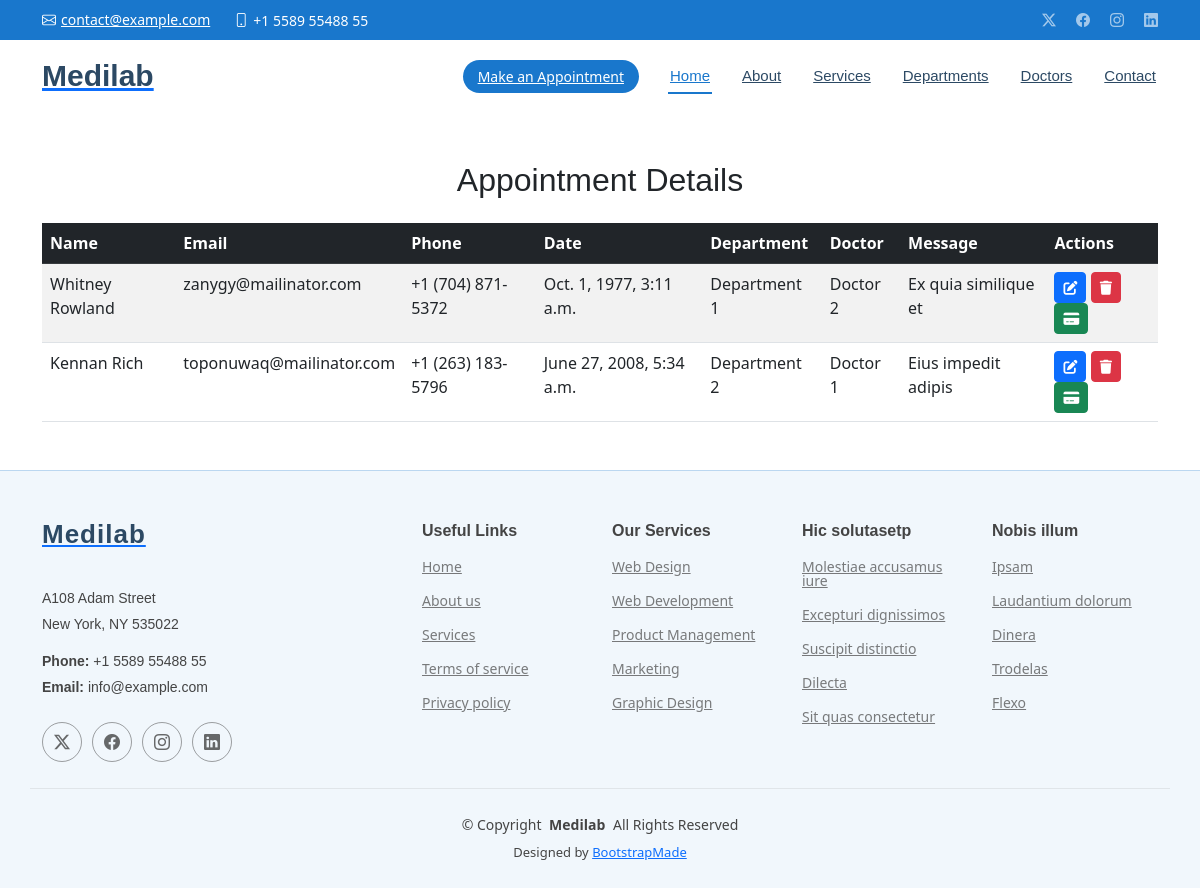
/view-appointments/, run on an earlier commit of the app's database.
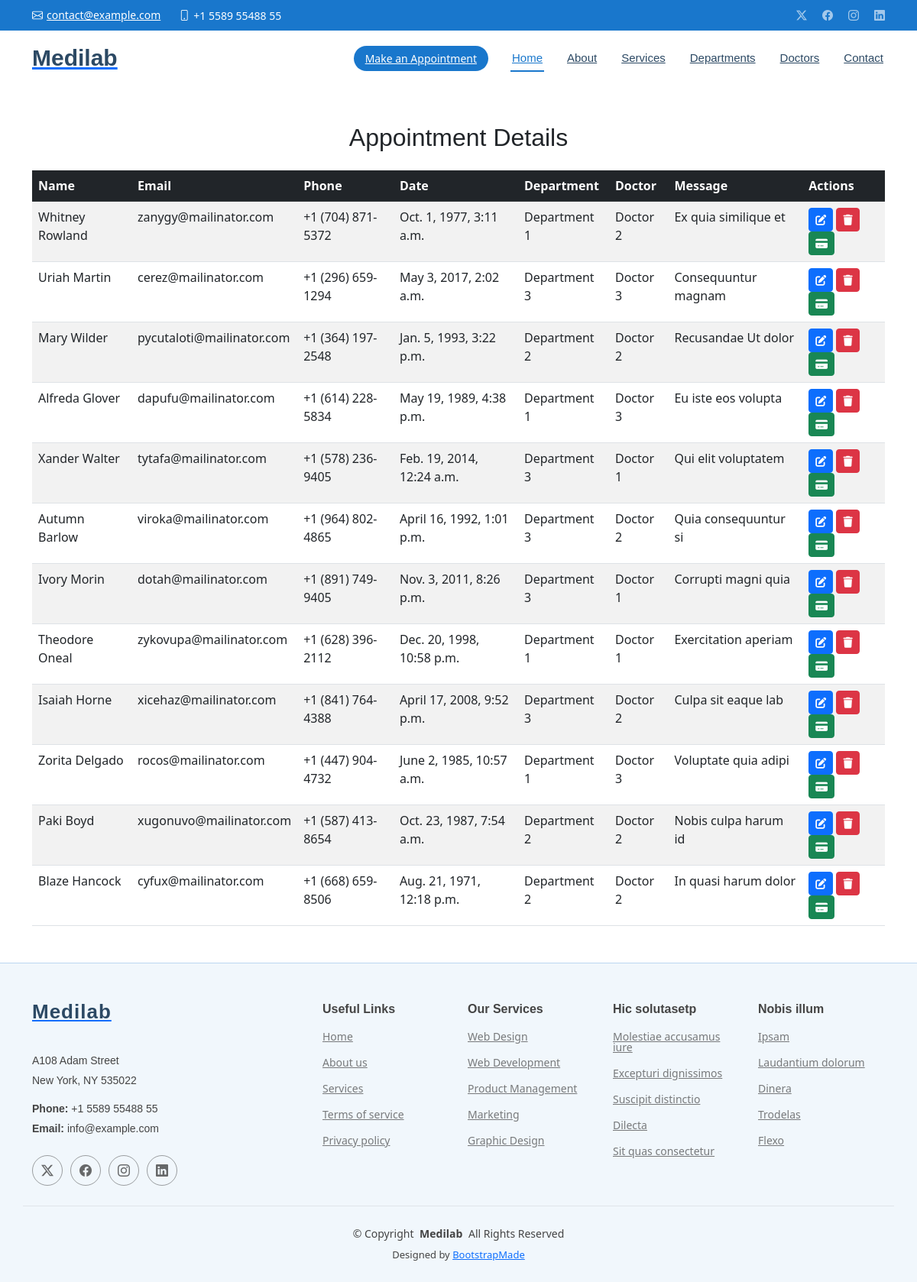
And on a later commit of the database.
### medilabApp/models.py (models this page shows, shortened)
class Appointment(models.Model):
    name = models.CharField(max_length=100)
    email = models.EmailField()
    phone = models.CharField(max_length=15)
    date = models.DateTimeField()  # Ensure this field is either naive or aware, depending on your setting.
    department = models.CharField(max_length=100)
    doctor = models.CharField(max_length=100)
    message = models.TextField()

### medilabApp/views.py (the view)
# urls.py: path('view-appointments/', views.view_appointment, name='view-appointments'),
def view_appointment(request):
    all_appointment = Appointment.objects.all()
    return render(request, 'view-appointments.html', {'all_appointment': all_appointment})

### templates/view-appointments.html (shortened to what this page needs)
{% extends 'starter-page.html' %}
{% load static %}
{% block body %}
<!doctype html>
<html lang="en">
<head>
    <link href="https://cdn.jsdelivr.net/npm/bootstrap@5.3.0/dist/css/bootstrap.min.css" rel="stylesheet">
    <link href="https://cdnjs.cloudflare.com/ajax/libs/font-awesome/6.0.0-beta3/css/all.min.css" rel="stylesheet">
</head>
<body>
<div class="container my-5">
    <h2 class="text-center mb-4">Appointment Details</h2>
    <table class="table table-striped">
        <thead class="table-dark">
            <tr>
                <th>Name</th>
                <th>Email</th>
                <th>Phone</th>
                <th>Date</th>
                <th>Department</th>
                <th>Doctor</th>
                <th>Message</th>
                <th>Actions</th>
            </tr>
        </thead>
        <tbody>
            {% for appointment in all_appointment %}
            <tr>
                <td>{{ appointment.name }}</td>
                <td>{{ appointment.email }}</td>
                <td>{{ appointment.phone }}</td>
                <td>{{ appointment.date }}</td>
                <td>{{ appointment.department }}</td>
                <td>{{ appointment.doctor }}</td>
                <td>{{ appointment.message }}</td>
                <td>
                    <a href="{% url 'edit_appointment' appointment.id %}" class="btn btn-primary btn-sm" title="Edit">
                        <i class="fas fa-edit"></i>
                    </a>
                    <a href="/delete/{{ appointment.id }}"
                       class="btn btn-danger btn-sm"
                       title="Delete"
                       onclick="confirmDelete(event, {{ appointment.id }})">
                        <i class="fas fa-trash"></i>
                    </a>
                    <a href="#" class="btn btn-success btn-sm" title="Pay">
                        <i class="fas fa-credit-card"></i>
                    </a>
                </td>
            </tr>
            {% endfor %}
        </tbody>
    </table>
</div>
</body>
</html>
{% endblock %}

What changed in the data, as far as the page shows it:
removed Appointment: name "Kennan Rich", email "toponuwaq@mailinator.com", phone "+1 (263) 183-5796", date "June 27, 2008, 5:34 a.m.", department "Department 2", doctor "Doctor 1", message "Eius impedit adipis"
added Appointment: name "Uriah Martin", email "cerez@mailinator.com", phone "+1 (296) 659-1294", date "May 3, 2017, 2:02 a.m.", department "Department 3", doctor "Doctor 3", message "Consequuntur magnam"
added Appointment: name "Mary Wilder", email "pycutaloti@mailinator.com", phone "+1 (364) 197-2548", date "Jan. 5, 1993, 3:22 p.m.", department "Department 2", doctor "Doctor 2", message "Recusandae Ut dolor"
added Appointment: name "Alfreda Glover", email "dapufu@mailinator.com", phone "+1 (614) 228-5834", date "May 19, 1989, 4:38 p.m.", department "Department 1", doctor "Doctor 3", message "Eu iste eos volupta"
added Appointment: name "Xander Walter", email "tytafa@mailinator.com", phone "+1 (578) 236-9405", date "Feb. 19, 2014, 12:24 a.m.", department "Department 3", doctor "Doctor 1", message "Qui elit voluptatem"
added Appointment: name "Autumn Barlow", email "viroka@mailinator.com", phone "+1 (964) 802-4865", date "April 16, 1992, 1:01 p.m.", department "Department 3", doctor "Doctor 2", message "Quia consequuntur si"
added Appointment: name "Ivory Morin", email "dotah@mailinator.com", phone "+1 (891) 749-9405", date "Nov. 3, 2011, 8:26 p.m.", department "Department 3", doctor "Doctor 1", message "Corrupti magni quia"
added Appointment: name "Theodore Oneal", email "zykovupa@mailinator.com", phone "+1 (628) 396-2112", date "Dec. 20, 1998, 10:58 p.m.", department "Department 1", doctor "Doctor 1", message "Exercitation aperiam"
added Appointment: name "Isaiah Horne", email "xicehaz@mailinator.com", phone "+1 (841) 764-4388", date "April 17, 2008, 9:52 p.m.", department "Department 3", doctor "Doctor 2", message "Culpa sit eaque lab"
added Appointment: name "Zorita Delgado", email "rocos@mailinator.com", phone "+1 (447) 904-4732", date "June 2, 1985, 10:57 a.m.", department "Department 1", doctor "Doctor 3", message "Voluptate quia adipi"
added Appointment: name "Paki Boyd", email "xugonuvo@mailinator.com", phone "+1 (587) 413-8654", date "Oct. 23, 1987, 7:54 a.m.", department "Department 2", doctor "Doctor 2", message "Nobis culpa harum id"
added Appointment: name "Blaze Hancock", email "cyfux@mailinator.com", phone "+1 (668) 659-8506", date "Aug. 21, 1971, 12:18 p.m.", department "Department 2", doctor "Doctor 2", message "In quasi harum dolor"
